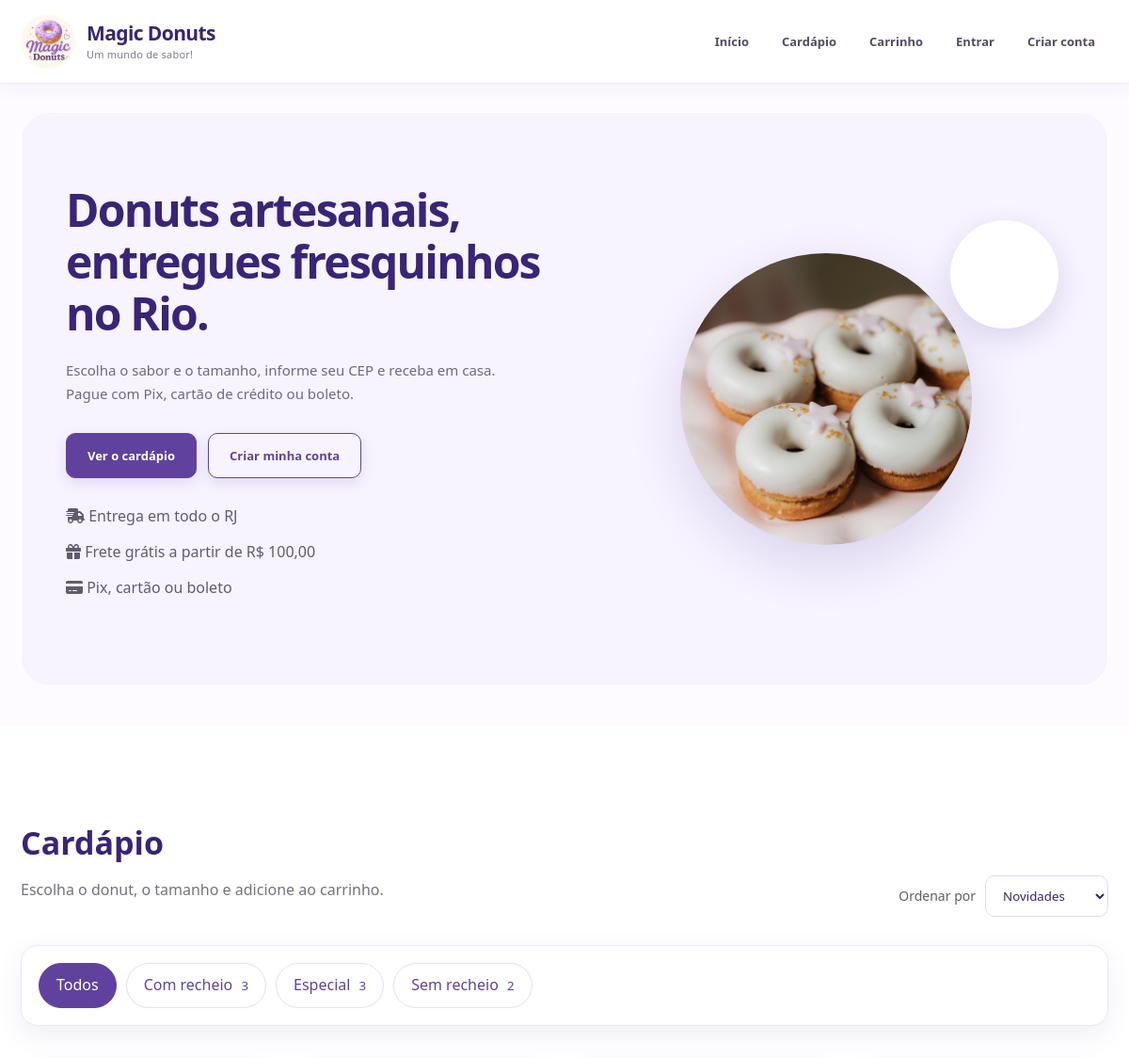
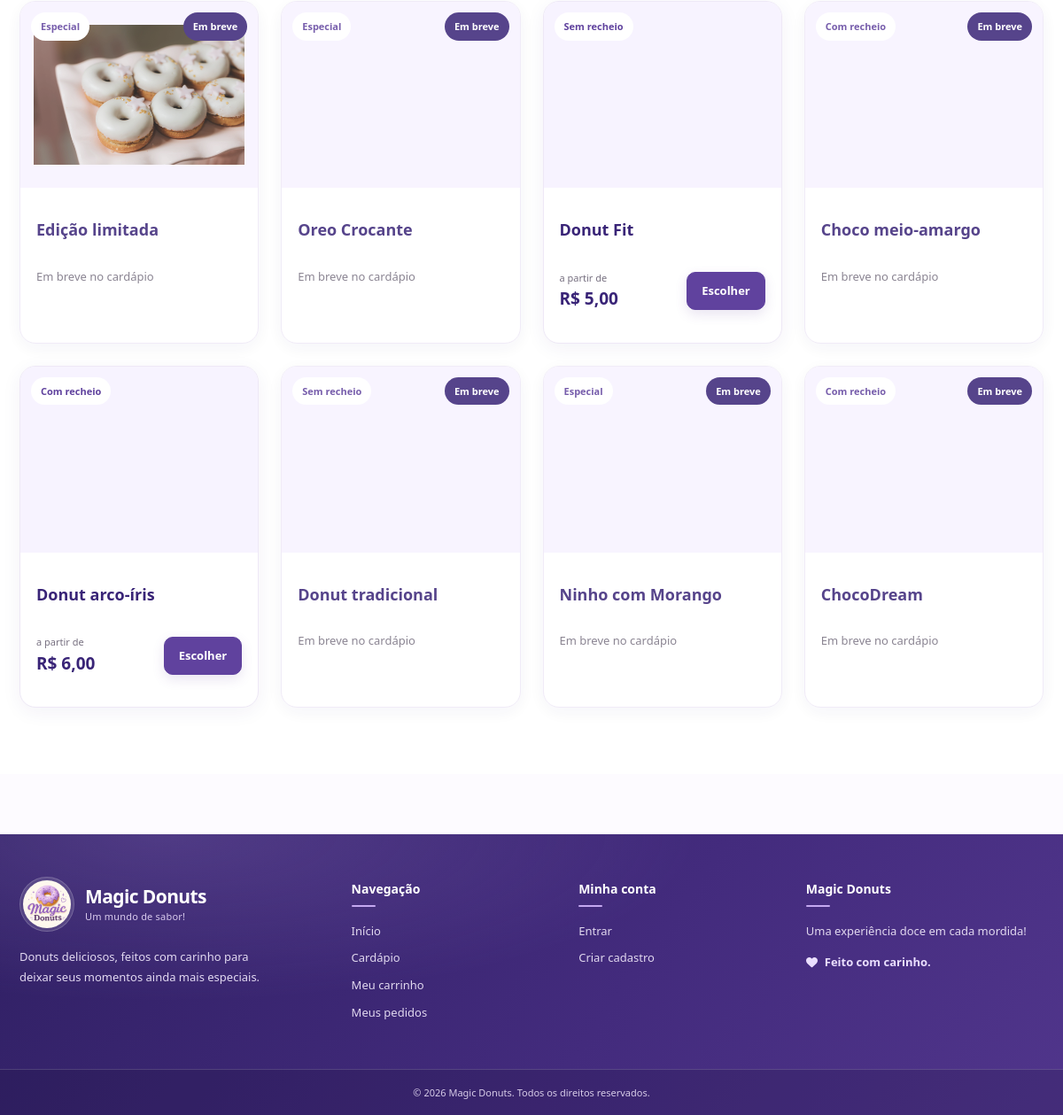
/magicdonuts/index.php?controller=loja&action=index (signed in), run on the app's committed database (2 pictures, top to bottom).
### tables this page shows
CREATE TABLE `categoria` (
  `id` int(11) NOT NULL,
  `nome` varchar(100) NOT NULL,
  `ativo` tinyint(1) NOT NULL DEFAULT 1
);

CREATE TABLE `produto` (
  `id` int(11) NOT NULL,
  `categoria_id` int(11) NOT NULL,
  `nome` varchar(100) NOT NULL,
  `descricao` text DEFAULT NULL,
  `ativo` tinyint(1) NOT NULL DEFAULT 1
);

### magicdonuts/controllers/LojaController.php (called while the page is built, shortened)
<?php
require_once __DIR__ . '/../config/db.php';
require_once __DIR__ . '/../models/Vitrine.php';
class LojaController extends SiteBaseController
{
    private Vitrine $vitrine;
    public function __construct()
    {
        $this->vitrine = new Vitrine();
    }
    public function index(): void
    {
        $categoriaId = filter_input(
            INPUT_GET,
            'categoria',
            FILTER_VALIDATE_INT
        );
        if (!$categoriaId || $categoriaId < 1) {
            $categoriaId = null;
        }
        $busca = trim($_GET['q'] ?? '');
        $ordem = $_GET['ordem'] ?? 'relevancia';
        $produtos = $this->vitrine->listarProdutos(
            $categoriaId,
            $busca,
            $ordem
        );
        $categorias = $this->vitrine->listarCategorias();
        $destaques = $this->vitrine->listarDestaques(4);
        $categoriaAtual = null;
        $filtrando = (
            $categoriaId !== null ||
            $busca !== ''
        );
        $this->renderSite('home', [
            'produtos' => $produtos,
            'categorias' => $categorias,
            'destaques' => $destaques,
            'categoriaId' => $categoriaId,
            'categoriaAtual' => $categoriaAtual,
            'busca' => $busca,
            'ordem' => $ordem,
            'filtrando' => $filtrando
        ]);
    }
}

### magicdonuts/controllers/SiteBaseController.php (called while the page is built, shortened)
<?php
require_once __DIR__ . '/../config/helpers.php';
class SiteBaseController
{
    protected function renderSite(
        string $pagina,
        array $dados = []
    ): void {
        $caminho = __DIR__ . '/../views/site/' . $pagina . '.php';
        extract($dados, EXTR_SKIP);
        require __DIR__ . '/../views/site/_header.php';
        require $caminho;
        require __DIR__ . '/../views/site/_footer.php';
    }
}

### magicdonuts/index.php (called while the page is built, shortened)
<?php
require_once __DIR__ . '/config/db.php';
$controller = $_GET['controller'] ?? 'auth';
$action = $_GET['action'] ?? 'form';
switch ($controller) {
    case 'loja':
        require_once __DIR__ . '/controllers/LojaController.php';
        $c = new LojaController();
        break;
}
$c->$action();

### magicdonuts/config/helpers.php (called while the page is built, shortened)
<?php
function e($valor): string
{
    return htmlspecialchars(
        (string) ($valor ?? ''),
        ENT_QUOTES,
        'UTF-8'
    );
}
function moeda($valor): string
{
    return 'R$ ' . number_format(
        (float) $valor,
        2,
        ',',
        '.'
    );
}
function url_site(
    string $controller,
    string $action = 'index',
    array $params = []
): string {
    $query = array_merge(
        [
            'controller' => $controller,
            'action' => $action
        ],
        $params
    );
    return MD_URL_BASE . '/index.php?' . http_build_query($query);
}
function cliente_logado(): bool
{
    return !empty($_SESSION['cliente_cpf']);
}
function imagem_produto(
    int $produtoId,
    bool $fallback = true
): ?string {
    $pastaFisica = __DIR__ .
        '/../public/uploads/produtos/';
    $pastaUrl = MD_URL_BASE .
        '/public/uploads/produtos/';
    foreach (['webp', 'jpg', 'png', 'jpeg'] as $extensao) {
        $arquivo = $pastaFisica .
            $produtoId . '.' . $extensao;
        if (is_file($arquivo)) {
            return $pastaUrl .
                $produtoId . '.' . $extensao;
        }
    }
    if (!$fallback) {
        return null;
    }
    return MD_URL_BASE .
        '/imagem/produto_sem_foto.png';
}

### magicdonuts/config/db.php (called while the page is built)
<?php
class Database
{
private static $conn = null;
public static function getConnection()
{
    if (self::$conn === null) {
        try {
self::$conn = new PDO(
"mysql:host=localhost;dbname=magicdonuts;charset=utf8mb4",
"root",
"",
    [
    PDO::ATTR_ERRMODE => PDO::ERRMODE_EXCEPTION,
    PDO::ATTR_DEFAULT_FETCH_MODE => PDO::FETCH_ASSOC
    ]
);
} catch (PDOException $e) {
 die("Erro ao conectar ao banco de dados:" . $e->getMessage());
}
}
return self::$conn;
}
}

### magicdonuts/models/Vitrine.php (called while the page is built, shortened)
<?php
require_once __DIR__ . '/../config/db.php';
class Vitrine
{
    private PDO $conn;
    public function __construct()
    {
        $this->conn = Database::getConnection();
    }
    public function listarProdutos(
        ?int $categoriaId = null,
        string $busca = '',
        string $ordem = 'relevancia'
    ): array {
        $sql = "
            SELECT
                p.id,
                p.nome,
                p.descricao,
                p.categoria_id,
                c.nome AS categoria_nome,
                COUNT(DISTINCT v.id) AS qtd_variacoes,
                COALESCE(
                    MIN(v.preco),
                    0
                ) AS preco_min,
                COALESCE(
                    MAX(v.preco),
                    0
                ) AS preco_max,
                MAX(
                    CASE
                        WHEN COALESCE(e.quantidade, 0) > 0
                        THEN 1
                        ELSE 0
                    END
                ) AS disponivel
            FROM produto p
            INNER JOIN categoria c
                ON c.id = p.categoria_id
            LEFT JOIN variacao v
                ON v.produto_id = p.id
            LEFT JOIN estoque e
                ON e.variacao_id = v.id
            WHERE p.ativo = 1
              AND c.ativo = 1
        ";
        $params = [];
        $sql .= "
            GROUP BY
                p.id,
                p.nome,
                p.descricao,
                p.categoria_id,
                c.nome
        ";
        switch ($ordem) {
            default:
                $sql .= " ORDER BY p.id DESC ";
                break;
        }
        $stmt = $this->conn->prepare($sql);
        $stmt->execute($params);
        return $stmt->fetchAll(PDO::FETCH_ASSOC);
    }
    public function listarCategorias(): array
    {
        $sql = "
            SELECT
                c.id,
                c.nome,
                COUNT(DISTINCT p.id) AS total
            FROM categoria c
            LEFT JOIN produto p
                ON p.categoria_id = c.id
                AND p.ativo = 1
            WHERE c.ativo = 1
            GROUP BY c.id, c.nome
            ORDER BY c.nome ASC
        ";
        return $this->conn
            ->query($sql)
            ->fetchAll(PDO::FETCH_ASSOC);
    }
    public function listarDestaques(int $limite = 3): array
    {
        $limite = max(1, min($limite, 8));
        $sql = "
            SELECT
                p.id,
                p.nome,
                p.descricao,
                c.nome AS categoria_nome
            FROM produto p
            INNER JOIN categoria c
                ON c.id = p.categoria_id
            WHERE p.ativo = 1
              AND c.ativo = 1
            ORDER BY p.id DESC
            LIMIT {$limite}
        ";
        return $this->conn
            ->query($sql)
            ->fetchAll(PDO::FETCH_ASSOC);
    }
}

### magicdonuts/views/site/home.php (the view, shortened to what this page needs)
<?php
$categorias = $categorias ?? [];
$produtos = $produtos ?? [];
$destaques = $destaques ?? [];
$categoriaId = $categoriaId ?? null;
$categoriaAtual = $categoriaAtual ?? null;
$busca = $busca ?? '';
$ordem = $ordem ?? 'relevancia';
$filtrando = $filtrando ?? false;
$urlFiltro = static function (?int $categoria) use ($busca, $ordem): string {
    $params = [];
    if ($categoria !== null) {
        $params['categoria'] = $categoria;
    }
    if ($busca !== '') {
        $params['q'] = $busca;
    }
    if ($ordem !== 'relevancia') {
        $params['ordem'] = $ordem;
    }
    return url_site('loja', 'index', $params) . '#cardapio';
};
$fotosHero = [];
foreach ($destaques as $d) {
    $foto = imagem_produto((int) $d['id'], false);
    if ($foto !== null) {
        $fotosHero[] = ['src' => $foto, 'nome' => $d['nome']];
    }
}
?>
<?php if (!$filtrando): ?>
    <section class="hero">
        <div class="container hero-grade">
            <div>
                <h1>Donuts artesanais, entregues fresquinhos no Rio.</h1>
                <p class="hero-texto">
                    Escolha o sabor e o tamanho, informe seu CEP e receba em casa.
                    Pague com Pix, cartão de crédito ou boleto.
                </p>
                <div class="hero-acoes">
                    <a class="btn" href="#cardapio">Ver o cardápio</a>
                    <?php if (!cliente_logado()): ?>
                        <a class="btn btn-contorno" href="<?= e(url_site('cliente', 'cadastro')) ?>">
                            Criar minha conta
                        </a>
                    <?php else: ?>
                        <a class="btn btn-contorno" href="<?= e(url_site('pedido', 'meus')) ?>">
                            Meus pedidos
                        </a>
                    <?php endif; ?>
                </div>
                <ul class="hero-fatos">
                    <li><i class="fa-solid fa-truck-fast" aria-hidden="true"></i> Entrega em todo o RJ</li>
                    <li><i class="fa-solid fa-gift" aria-hidden="true"></i> Frete grátis a partir de <?= e(moeda(MD_FRETE_GRATIS_A_PARTIR)) ?></li>
                    <li><i class="fa-solid fa-credit-card" aria-hidden="true"></i> Pix, cartão ou boleto</li>
                </ul>
            </div>
            <div class="hero-visual" aria-hidden="true">
                <div class="anel">
                    <img
                        src="<?= e($fotosHero[0]['src'] ?? 'imagem/logo.jpg') ?>"
                        alt=""
                        decoding="async"
                    >
                </div>
                <?php if (isset($fotosHero[1])): ?>
                    <div class="satelite satelite-a">
                        <img src="<?= e($fotosHero[1]['src']) ?>" alt="" loading="lazy" decoding="async">
                    </div>
                <?php endif; ?>
            </div>
        </div>
    </section>
<?php endif; ?>
<section class="cardapio" id="cardapio">
    <div class="container">
        <div class="cardapio-topo">
            <div>
                <h2>
                    <?php if ($categoriaAtual): ?>
                        <?= e($categoriaAtual['nome']) ?>
                    <?php elseif ($busca !== ''): ?>
                        Resultados da busca
                    <?php else: ?>
                        Cardápio
                    <?php endif; ?>
                </h2>
                <p>
                    <?php if ($busca !== ''): ?>
                        <?= count($produtos) ?> resultado(s) para &ldquo;<?= e($busca) ?>&rdquo;.
                    <?php else: ?>
                        Escolha o donut, o tamanho e adicione ao carrinho.
                    <?php endif; ?>
                </p>
            </div>
            <form class="ordenar" method="get" action="index.php">
                <label for="ordem">Ordenar por</label>
                <select id="ordem" name="ordem" onchange="this.form.submit()">
                    <option value="relevancia" <?= $ordem === 'relevancia' ? 'selected' : '' ?>>Novidades</option>
                </select>
            </form>
        </div>
        <?php if (!empty($categorias)): ?>
            <nav class="filtros" aria-label="Categorias">
                <a
                    class="filtro <?= $categoriaId === null ? 'ativo' : '' ?>"
                    href="<?= e($urlFiltro(null)) ?>"
                    <?= $categoriaId === null ? 'aria-current="true"' : '' ?>
                >
                    Todos
                </a>
                <?php foreach ($categorias as $categoria): ?>
                    <?php $ativa = ((int) $categoria['id'] === $categoriaId); ?>
                    <a
                        class="filtro <?= $ativa ? 'ativo' : '' ?>"
                        href="<?= e($urlFiltro((int) $categoria['id'])) ?>"
                        <?= $ativa ? 'aria-current="true"' : '' ?>
                    >
                        <?= e($categoria['nome']) ?>
                        <small><?= (int) $categoria['total'] ?></small>
                    </a>
                <?php endforeach; ?>
            </nav>
        <?php endif; ?>
        <?php if (empty($produtos)): ?>
            <div class="vazio">
                <i class="fa-regular fa-face-frown" aria-hidden="true"></i>
                <h2>Nenhum donut encontrado</h2>
                <p>
                    Tente outra palavra ou veja o cardápio completo.
                </p>
                <a class="btn" href="<?= e(url_site('loja', 'index')) ?>">Ver todos os donuts</a>
            </div>
        <?php else: ?>
            <div class="grade-produtos">
                <?php foreach ($produtos as $produto): ?>
                    <?php
                    $idProduto = (int) $produto['id'];
                    $disponivel = (int) $produto['disponivel'] === 1;
                    $temVariacao = (int) $produto['qtd_variacoes'] > 0;
                    $link = url_site('loja', 'produto', ['id' => $idProduto]);
                    $precoMin = (float) $produto['preco_min'];
                    $precoMax = (float) $produto['preco_max'];
                    ?>
                    <article class="cartao-produto <?= $disponivel ? '' : 'indisponivel' ?>">
                        <a class="cartao-foto" href="<?= e($link) ?>" tabindex="-1" aria-hidden="true">
                            <img
                                src="<?= e(imagem_produto($idProduto)) ?>"
                                alt=""
                                loading="lazy"
                                decoding="async"
                            >
                            <?php if (!$temVariacao): ?>
                                <span class="selo selo-estado">Em breve</span>
                            <?php elseif (!$disponivel): ?>
                                <span class="selo selo-estado">Esgotado</span>
                            <?php endif; ?>
                            <span class="selo selo-categoria"><?= e($produto['categoria_nome']) ?></span>
                        </a>
                        <div class="cartao-corpo">
                            <h3><a href="<?= e($link) ?>"><?= e($produto['nome']) ?></a></h3>
                            <div class="cartao-rodape">
                                <?php if ($temVariacao): ?>
                                    <p class="preco-linha">
                                        <?php if ($precoMin !== $precoMax): ?>
                                            <small>a partir de</small>
                                        <?php endif; ?>
                                        <strong><?= e(moeda($precoMin)) ?></strong>
                                    </p>
                                    <a class="btn btn-pequeno <?= $disponivel ? '' : 'btn-contorno' ?>" href="<?= e($link) ?>">
                                        <?= $disponivel ? 'Escolher' : 'Ver detalhes' ?>
                                    </a>
                                <?php else: ?>
                                    <p class="preco-nd">Em breve no cardápio</p>
                                <?php endif; ?>
                            </div>
                        </div>
                    </article>
                <?php endforeach; ?>
            </div>
        <?php endif; ?>
    </div>
</section>

### data on the page
categoria: nome "Com recheio", total "3"
categoria: nome "Especial", total "3"
categoria: nome "Sem recheio", total "2"
produto: shows a picture, shows "Em breve", categoria.nome "Especial", nome "Edição limitada", shows "Em breve no cardápio"
produto: shows "Em breve", categoria.nome "Especial", nome "Oreo Crocante", shows "Em breve no cardápio"
produto: categoria.nome "Sem recheio", nome "Donut Fit", shows "a partir de", precoMin "R$ 5,00", shows "Escolher"
produto: shows a picture, shows "Em breve", categoria.nome "Com recheio", nome "Choco meio-amargo", shows "Em breve no cardápio"
produto: shows a picture, categoria.nome "Com recheio", nome "Donut arco-íris", shows "a partir de", precoMin "R$ 6,00", shows "Escolher"
produto: shows a picture, shows "Em breve", categoria.nome "Sem recheio", nome "Donut tradicional", shows "Em breve no cardápio"
produto: shows "Em breve", categoria.nome "Especial", nome "Ninho com Morango", shows "Em breve no cardápio"
produto: shows a picture, shows "Em breve", categoria.nome "Com recheio", nome "ChocoDream", shows "Em breve no cardápio"

### other printed values
moeda(MD_FRETE_GRATIS_A_PARTIR) "R$ 100,00"
